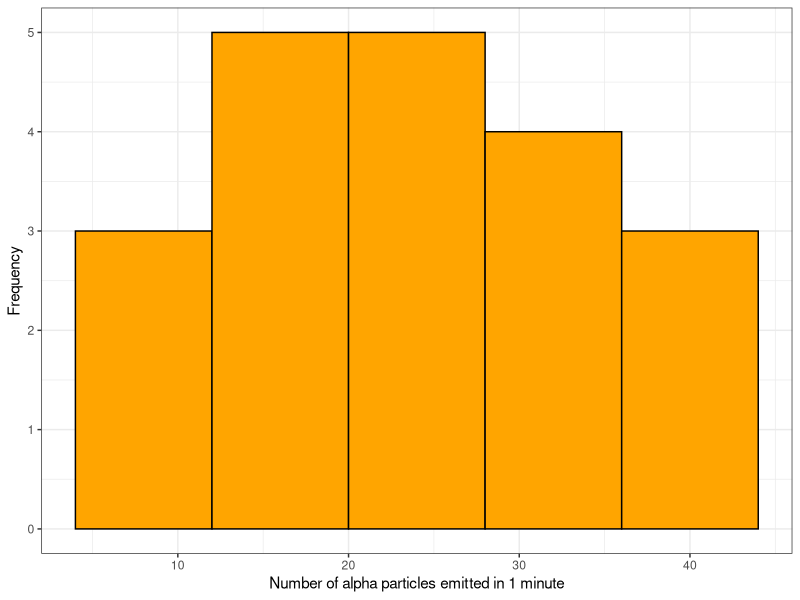

Write the R code that produced this figure.
## ---- chunk 1
knitr::opts_chunk$set(
  dev = "png",
  dpi = 300,
  cache = TRUE,
  fig.path = "plots/R/"
)
## ---- chunk 2
geiger <- c(
  15, 25, 22, 31, 25, 19, 8, 24, 44, 30,
  34, 12, 7, 33, 19, 20, 19, 42, 38, 27
)
## ---- chunk 3
library(ggplot2)

ggplot() +
  aes(x = geiger) +
  geom_histogram(binwidth = 8, fill = "orange", color = "black") +
  labs(x = "Number of alpha particles emitted in 1 minute", y = "Frequency") +
  theme_bw()
## ---- chunk 4
# sample mean
mean(geiger)
# sample variance
var(geiger)
# median
median(geiger)
# mode
modes <- function(x) {
  ux <- unique(x)
  tab <- tabulate(match(x, ux))
  ux[tab == max(tab)]
}
modes(geiger)
## ---- chunk 5
# sample size
n <- 60
# sum of observations
sum_x <- 377
# sum of squares of observations
sum_x2 <- 2377

# sample mean
sample_mean <- sum_x / n
sample_mean
# standard deviation
sample_sd <- sqrt((sum_x2 - n * sample_mean^2) / (n - 1))
sample_sd
## ---- chunk 6
# class intervals
class_intervals <- c(19, 20, 21, 22, 23, 24, 25, 26, 27, 28)
# frequencies
frequencies <- c(2, 1, 9, 17, 11, 7, 5, 1, 3, 1)
# number of observations
n <- sum(frequencies)
## ---- chunk 7
# midpoints of class intervals
classes <- class_intervals + 0.5
classes
# sample mean
mean <- sum(classes * frequencies) / n
mean
# sample variance
variance <- sum((classes - mean)^2 * frequencies) / (n - 1)
variance
## ---- chunk 8
# minimum value of sample mean
classes <- class_intervals
min_mean <- sum(classes * frequencies) / n
min_mean
# maximum value of sample mean
classes <- class_intervals + 1
max_mean <- sum(classes * frequencies) / n
max_mean
